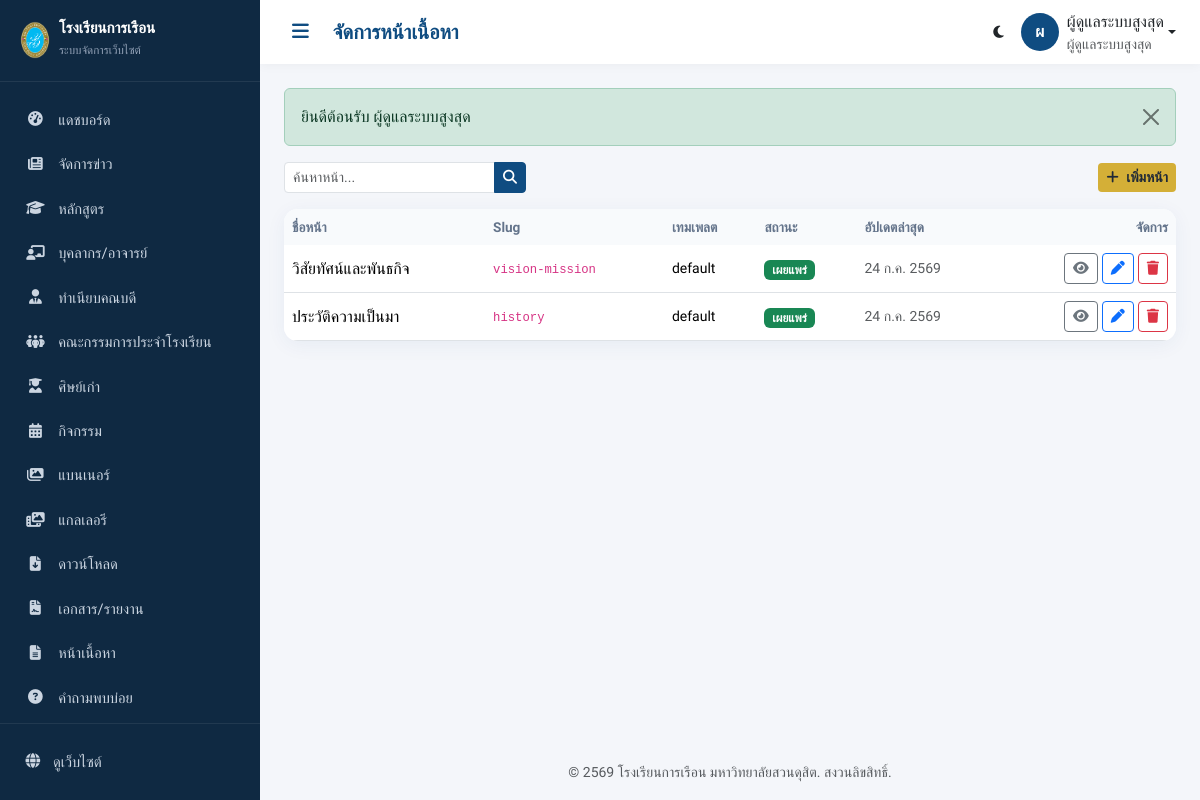
The app's page /admin/pages (signed in) with its own data.
### tables this page shows
CREATE TABLE `pages` (
  `id`          INT UNSIGNED NOT NULL AUTO_INCREMENT,
  `title`       VARCHAR(255) NOT NULL,
  `slug`        VARCHAR(280) NOT NULL,
  `content`     LONGTEXT DEFAULT NULL,
  `cover_image` VARCHAR(255) DEFAULT NULL,
  `template`    VARCHAR(50) DEFAULT 'default',
  `meta_title`  VARCHAR(255) DEFAULT NULL,
  `meta_description` VARCHAR(300) DEFAULT NULL,
  `status`      ENUM('published','draft','inactive') NOT NULL DEFAULT 'published',
  `created_at`  DATETIME DEFAULT NULL,
  `updated_at`  DATETIME DEFAULT NULL,
  `deleted_at`  DATETIME DEFAULT NULL,
  PRIMARY KEY (`id`),
  UNIQUE KEY `uq_page_slug` (`slug`),
  FULLTEXT KEY `ft_page` (`title`, `content`)
);

### app/core/View.php (called while the page is built, shortened)
<?php
class View
{
    public static function render(string $view, array $data = [], ?string $layout = 'public'): void
    {
        $viewFile = VIEW_PATH . '/' . $view . '.php';
        extract($data, EXTR_SKIP);
        require $viewFile;
        $layoutFile = VIEW_PATH . '/layouts/' . $layout . '.php';
        require $layoutFile;
    }
}

### app/core/Controller.php (called while the page is built, shortened)
<?php
abstract class Controller
{
    protected function model(string $name)
    {
        $file = APP_PATH . '/models/' . $name . '.php';
        return new $name();
    }
    protected function adminView(string $view, array $data = []): void
    {
        if (!str_starts_with($view, 'admin/')) {
            $view = 'admin/' . $view;
        }
        View::render($view, $data, 'admin');
    }
    protected function query(string $key, $default = null)
    {
        return $_GET[$key] ?? $default;
    }
}

### app/controllers/admin/PagesController.php (called while the page is built, shortened)
<?php
class PagesController extends AdminController
{
    public function index(): void
    {
        $page = (int)$this->query('page', 1);
        $q = trim((string)$this->query('q', ''));
        $searchSql = ''; $searchParams = [];
        $pager = $this->model('Page')->paginate($page, ADMIN_PER_PAGE, [], 'id DESC', $searchSql, $searchParams);
        $this->adminView('pages/index', ['title' => 'จัดการหน้าเนื้อหา', 'pager' => $pager, 'q' => $q]);
    }
}

### app/core/App.php (called while the page is built, shortened)
<?php
class App
{
    private string $method = DEFAULT_METHOD;
    private bool   $isAdmin = false;
    public function run(): void
    {
        $url = $this->parseUrl();
        if (!empty($url) && strtolower($url[0]) === 'admin') {
            $this->isAdmin = true;
            array_shift($url);
            $controllerDir = APP_PATH . '/controllers/admin/';
        } else {
            $controllerDir = APP_PATH . '/controllers/';
            $namespacePrefix = '';
        }
        if (!empty($url[0])) {
            $candidate = ucfirst($url[0]) . 'Controller';
            if (file_exists($controllerDir . $candidate . '.php')) {
                array_shift($url);
            } elseif ($this->isAdmin) {
                $this->controllerName = 'DashboardController';
            }
        }
        $controller = new $className();
        $this->params = $url ? array_values($url) : [];
        call_user_func_array([$controller, $this->method], $this->params);
    }
    private function parseUrl(): array
    {
        $url = rtrim($_GET['url'], '/');
        $url = filter_var($url, FILTER_SANITIZE_URL);
        return explode('/', $url);
    }
}

### public/index.php (called while the page is built)
<?php
require_once __DIR__ . '/../app/core/bootstrap.php';
$app = new App();
$app->run();

### app/core/bootstrap.php (called while the page is built, shortened)
<?php
spl_autoload_register(function ($class) {
    $short = str_contains($class, '\\') ? substr(strrchr($class, '\\'), 1) : $class;
    $paths = [
        APP_PATH . '/core/' . $short . '.php',
        APP_PATH . '/helpers/' . $short . '.php',
        APP_PATH . '/models/' . $short . '.php',
        APP_PATH . '/middleware/' . $short . '.php',
    ];
    foreach ($paths as $path) {
        if (file_exists($path)) {
            return;
        }
    }
});
require_once APP_PATH . '/helpers/functions.php';

### app/core/Model.php (called while the page is built, shortened)
<?php
abstract class Model
{
    protected Database $db;
    protected string $table = '';
    protected bool $softDelete = true;
    public function __construct()
    {
        $this->db = new Database();
    }
    public function paginate(int $page = 1, int $perPage = 15, array $conditions = [], string $orderBy = 'id DESC', string $searchSql = '', array $searchParams = []): array
    {
        [$whereSql, $params] = $this->buildWhere($conditions);
        $total = (int)$this->db->query("SELECT COUNT(*) FROM {$this->table} {$whereSql}")
                               ->bind($params)->column();
        $page = max(1, $page);
        $offset = ($page - 1) * $perPage;
        $sql = "SELECT * FROM {$this->table} {$whereSql} ORDER BY {$orderBy} LIMIT {$perPage} OFFSET {$offset}";
        $data = $this->db->query($sql)->bind($params)->all();
        return [
            'data'        => $data,
            'total'       => $total,
            'page'        => $page,
            'per_page'    => $perPage,
            'total_pages' => (int)ceil($total / $perPage),
        ];
    }
    protected function buildWhere(array $conditions): array
    {
        $clauses = [];
        $params = [];
        foreach ($conditions as $col => $val) {
            $clauses[] = "{$col} = :w_{$col}";
            $params["w_{$col}"] = $val;
        }
        if ($this->softDelete) {
            $clauses[] = "deleted_at IS NULL";
        }
        $sql = $clauses ? 'WHERE ' . implode(' AND ', $clauses) : '';
        return [$sql, $params];
    }
}

### app/config/database.php (called while the page is built)
<?php
return [
    'host'     => '127.0.0.1',
    'port'     => '3306',
    'database' => 'fooddusit_db',
    'username' => 'root',
    'password' => '',
    'charset'  => 'utf8mb4',
    'collation'=> 'utf8mb4_unicode_ci',
    'options'  => [
        PDO::ATTR_ERRMODE            => PDO::ERRMODE_EXCEPTION,
        PDO::ATTR_DEFAULT_FETCH_MODE => PDO::FETCH_ASSOC,
        PDO::ATTR_EMULATE_PREPARES   => false,
        PDO::ATTR_PERSISTENT         => false,
    ],
];

### app/core/Database.php (called while the page is built, shortened)
<?php
class Database
{
    private static ?PDO $instance = null;
    private $stmt = null;
    public static function pdo(): PDO
    {
        if (self::$instance === null) {
            $config = require APP_PATH . '/config/database.php';
            $dsn = sprintf(
                'mysql:host=%s;port=%s;dbname=%s;charset=%s',
                $config['host'],
                $config['port'],
                $config['database'],
                $config['charset']
            );
            try {
                self::$instance = new PDO(
                    $dsn,
                    $config['username'],
                    $config['password'],
                    $config['options']
                );
            } catch (PDOException $e) {
                if (APP_ENV === 'development') {
                    die('เชื่อมต่อฐานข้อมูลไม่สำเร็จ: ' . $e->getMessage());
                }
                error_log('DB Connection Error: ' . $e->getMessage());
                die('ขออภัย ระบบไม่สามารถเชื่อมต่อฐานข้อมูลได้ในขณะนี้');
            }
        }
        return self::$instance;
    }
    public function query(string $sql): self
    {
        $this->stmt = self::pdo()->prepare($sql);
        return $this;
    }
    public function bind(array $params): self
    {
        foreach ($params as $key => $value) {
            $type = match (true) {
                is_int($value)  => PDO::PARAM_INT,
                is_bool($value) => PDO::PARAM_BOOL,
                is_null($value) => PDO::PARAM_NULL,
                default         => PDO::PARAM_STR,
            };
            $param = is_int($key) ? $key + 1 : ':' . ltrim($key, ':');
            $this->stmt->bindValue($param, $value, $type);
        }
        return $this;
    }
    public function execute(array $params = []): bool
    {
        return $params ? $this->stmt->execute($params) : $this->stmt->execute();
    }
    public function all(array $params = []): array
    {
        $this->execute($params ?: []);
        return $this->stmt->fetchAll();
    }
    public function column(array $params = [])
    {
        $this->execute($params ?: []);
        return $this->stmt->fetchColumn();
    }
}

### app/views/admin/pages/index.php (the view, shortened to what this page needs)
<div class="d-flex flex-wrap justify-content-between align-items-center mb-3 gap-2">
  <form class="d-flex" method="get" action="<?= url('admin/pages') ?>" style="max-width:340px">
    <div class="input-group input-group-sm">
      <input type="text" name="q" class="form-control" placeholder="ค้นหาหน้า..." value="<?= e($q) ?>">
      <button class="btn btn-primary"><i class="fa-solid fa-magnifying-glass"></i></button>
    </div>
  </form>
  <a href="<?= url('admin/pages/create') ?>" class="btn btn-gold btn-sm"><i class="fa-solid fa-plus me-1"></i> เพิ่มหน้า</a>
</div>
<div class="table-card">
  <div class="table-responsive">
    <table class="table table-hover align-middle mb-0">
      <thead>
        <tr><th>ชื่อหน้า</th><th>Slug</th><th>เทมเพลต</th><th>สถานะ</th><th>อัปเดตล่าสุด</th><th class="text-end">จัดการ</th></tr>
      </thead>
      <tbody>
        <?php foreach ($pager['data'] as $p): ?>
          <tr>
            <td class="fw-500"><?= e(excerpt($p['title'], 60)) ?></td>
            <td class="small text-muted"><code><?= e($p['slug']) ?></code></td>
            <td class="small"><?= e($p['template'] ?: 'default') ?></td>
            <td><?= status_badge($p['status']) ?></td>
            <td class="small text-muted"><?= thai_date($p['updated_at']) ?></td>
            <td class="text-end text-nowrap">
              <a href="<?= url('page/' . $p['slug']) ?>" target="_blank" class="btn btn-sm btn-outline-secondary"><i class="fa-solid fa-eye"></i></a>
              <a href="<?= url('admin/pages/edit/' . $p['id']) ?>" class="btn btn-sm btn-outline-primary"><i class="fa-solid fa-pen"></i></a>
              <a href="<?= url('admin/pages/delete/' . $p['id']) ?>" class="btn btn-sm btn-outline-danger" data-confirm="ต้องการลบหน้านี้?"><i class="fa-solid fa-trash"></i></a>
            </td>
          </tr>
        <?php endforeach; ?>
      </tbody>
    </table>
  </div>
</div>

### app/helpers/functions.php (shortened to what this page needs)
<?php
function url(string $path = ''): string
{
    return BASE_URL . ltrim($path, '/');
}
function e($value): string
{
    return htmlspecialchars((string)$value, ENT_QUOTES | ENT_HTML5, 'UTF-8');
}
function excerpt(string $text, int $limit = 120): string
{
    $text = trim(strip_tags($text));
    if (mb_strlen($text) <= $limit) {
        return $text;
    }
    return mb_substr($text, 0, $limit) . '…';
}
function thai_date(?string $datetime, bool $withTime = false): string
{
    $months = ['', 'ม.ค.', 'ก.พ.', 'มี.ค.', 'เม.ย.', 'พ.ค.', 'มิ.ย.',
               'ก.ค.', 'ส.ค.', 'ก.ย.', 'ต.ค.', 'พ.ย.', 'ธ.ค.'];
    $ts = strtotime($datetime);
    $day = date('j', $ts);
    $month = $months[(int)date('n', $ts)];
    $year = (int)date('Y', $ts) + 543;
    $out = "{$day} {$month} {$year}";
    return $out;
}
function flash_messages(): string
{
    $html = '';
    $map = ['success' => 'success', 'error' => 'danger', 'warning' => 'warning', 'info' => 'info'];
    foreach ($_SESSION['flash'] as $type => $msg) {
        $cls = $map[$type] ?? 'info';
        $html .= '<div class="alert alert-' . $cls . ' alert-dismissible fade show" role="alert">'
               . e($msg)
               . '<button type="button" class="btn-close" data-bs-dismiss="alert"></button></div>';
    }
    return $html;
}
function status_badge(string $status): string
{
    $map = [
        'active'    => ['success', 'ใช้งาน'],
        'inactive'  => ['secondary', 'ปิดใช้งาน'],
        'published' => ['success', 'เผยแพร่'],
        'draft'     => ['warning', 'ฉบับร่าง'],
        'pending'   => ['info', 'รอตรวจ'],
    ];
    [$cls, $label] = $map[$status] ?? ['secondary', $status];
    return '<span class="badge bg-' . $cls . '">' . e($label) . '</span>';
}

### public/assets/css/admin.css (style rules this page uses)
:root { --primary: #0F4C81; --primary-dark: #0a3a63; --gold: #D4AF37; --sidebar-w: 260px; --sidebar-bg: #0f2942; --admin-bg: #f4f6fa; --card-radius: 14px; }
* { box-sizing: border-box; }
body { font-family: 'Sarabun', sans-serif; background: var(--admin-bg); margin: 0; }
.table-card { background: #fff; border-radius: var(--card-radius); overflow: hidden; box-shadow: 0 4px 20px rgba(15,76,129,.06); }
.table thead th { background: #f8fafc; font-weight: 600; font-size: .85rem; color: #64748b; border: none; }
.table td { vertical-align: middle; }
.btn-primary { background: var(--primary); border-color: var(--primary); }
.btn-gold { background: var(--gold); border: none; color: #1f2937; font-weight: 600; }

### records on screen
pages: title "วิสัยทัศน์และพันธกิจ", slug "vision-mission", template "default", updated_at "24 ก.ค. 2569"
pages: title "ประวัติความเป็นมา", slug "history", template "default", updated_at "24 ก.ค. 2569"

### other values on screen
$label "แดชบอร์ด"
$label "จัดการข่าว"
$label "หลักสูตร"
$label "บุคลากร/อาจารย์"
$label "ทำเนียบคณบดี"
$label "คณะกรรมการประจำโรงเรียน"
$label "ศิษย์เก่า"
$label "กิจกรรม"
$label "แบนเนอร์"
$label "แกลเลอรี"
$label "ดาวน์โหลด"
$label "เอกสาร/รายงาน"
$label "หน้าเนื้อหา"
$label "คำถามพบบ่อย"
$title "จัดการหน้าเนื้อหา"
